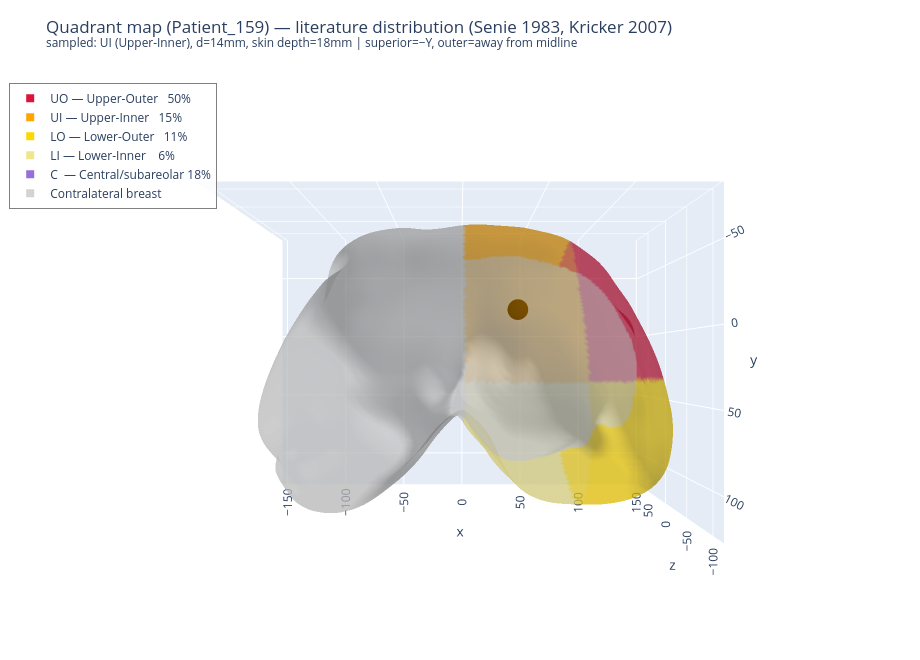

Notebook cell for this chart:
### Markdown cell above
## 5 · Tumour-location prior — quadrant distribution & synthetic placement

Breast cancer concentrates heavily in the **upper-outer quadrant**, but NOT exclusively — using it as the only synthetic location over-represents one region and biases the inverse test.

**Literature quadrant probabilities** (Senie et al. *Am J Epidemiol* 1983; Kricker et al. *Breast Cancer Res Treat* 2007; Chung et al. *Anticancer Res* 2005):

| Quadrant | Abbrev | Probability |
|---|---|---|
| Upper-outer | UO | 50 % |
| Central / subareolar | C | 18 % |
| Upper-inner | UI | 15 % |
| Lower-outer | LO | 11 % |
| Lower-inner | LI | 6 % |

**Depth from skin surface** (Gautherie & Gros *Radiology* 1980; Ng & Sudharsan *Proc IMechE H* 2001; Kandlikar 2020): thermographically detectable tumours lie **5–25 mm** below the skin. Deeper tumours produce a surface signal below the noise floor of IR (~0.1 °C).

**Axis orientation** — Y points inferiorly (grid_sample y=−1 → top row of thermogram = superior). So *upper = smaller Y*, *outer = away from the lateral midline* (flips per breast). Depth **Z** runs anterior (low) → posterior (high); chest wall is at high Z.

### Code cell
# ── Literature quadrant distribution ──────────────────────────────────────────
# Senie et al. Am J Epidemiol 1983; Kricker et al. Breast Cancer Res Treat 2007
QUAD_DIST  = {'UO': 0.50, 'C': 0.18, 'UI': 0.15, 'LO': 0.11, 'LI': 0.06}
QUAD_NAMES = {'UO': 'Upper-Outer', 'UI': 'Upper-Inner',
              'LO': 'Lower-Outer', 'LI': 'Lower-Inner', 'C': 'Central/subareolar'}

# ── Quadrant classifier (per-breast, Z-slab skin mask) ────────────────────────
def quadrants(geo):
    sp  = geo['surface_pts']
    _z  = sp[:, 2]; _z0, _z1 = float(_z.min()), float(_z.max())
    skin = _z < (_z0 + (1.0 - R.CHEST_WALL_FRAC) * (_z1 - _z0))

    Tm    = geo['T_measured']
    x_mid = float(sp[:, 0].mean())          # lateral midline between both breasts
    hot   = int(np.argmax(np.where(skin, Tm, -1e9)))
    side_pos = bool(sp[hot, 0] > x_mid)

    side   = (sp[:, 0] > x_mid) if side_pos else (sp[:, 0] < x_mid)
    breast = skin & side
    c      = sp[breast].mean(0)             # affected-breast centroid

    outer = (sp[:, 0] > c[0]) if side_pos else (sp[:, 0] < c[0])
    upper = sp[:, 1] < c[1]                 # superior = SMALLER Y

    # central = within 25 mm of the breast centroid (subareolar approximation)
    dist_c = np.linalg.norm(sp - c, axis=1)
    central = breast & (dist_c < 25.0)

    code = np.full(len(sp), 'other', dtype=object)
    code[breast &  upper &  outer & ~central] = 'UO'
    code[breast &  upper & ~outer & ~central] = 'UI'
    code[breast & ~upper &  outer & ~central] = 'LO'
    code[breast & ~upper & ~outer & ~central] = 'LI'
    code[central]                             = 'C'
    return code, c, x_mid, side_pos

qcode, c_aff, x_mid, side_pos = quadrants(geo)
print(f'Affected breast : {"+" if side_pos else "-"}X of midline  '
      f'(contralateral shown grey)')
for lbl in ['UO','UI','LO','LI','C']:
    print(f'  {lbl:2s} ({QUAD_NAMES[lbl]:20s}): {int((qcode==lbl).sum()):5d} verts  '
          f'[literature: {QUAD_DIST[lbl]*100:.0f}%]')

# ── Literature-based synthetic tumour placement ────────────────────────────────
def plant_synthetic_tumor(geo, qcode, c_aff, rng=None):
    """
    Sample a quadrant from the literature distribution, then place the tumour
    by pushing inward from the quadrant's surface centroid along the mean inward
    normal.  Depth and diameter are drawn from physiological ranges.

    Depth from skin: 5-25 mm  (Gautherie & Gros Radiology 1980;
                                Ng & Sudharsan Proc IMechE H 2001;
                                Kandlikar 2020 — detectable by IR up to ~25 mm)
    Diameter:        10-20 mm (TNM T1 stage, consistent with Kandlikar 2020
                                validation cases where d was recovered within 2 mm)
    """
    if rng is None:
        rng = np.random.default_rng()
    sp  = geo['surface_pts']
    nrm = geo['vertex_normals']

    labels = list(QUAD_DIST.keys())
    probs  = [QUAD_DIST[l] for l in labels]
    chosen = rng.choice(labels, p=probs)

    mask = (qcode == chosen)
    if mask.sum() < 10:                    # fallback if quadrant has too few verts
        chosen = 'UO'; mask = (qcode == 'UO')

    patch_pts = sp[mask];  patch_nrm = nrm[mask]
    c_surf    = patch_pts.mean(0)
    inward    = -patch_nrm.mean(0)
    inward   /= np.linalg.norm(inward) + 1e-9

    d_mm      = float(rng.uniform(10.0, 20.0))       # diameter 10-20 mm (T1)
    skin_clr  = float(rng.uniform(5.0,  20.0))       # clearance from skin surface
    depth     = d_mm / 2.0 + skin_clr                # total push from surface centroid
    pt        = c_surf + depth * inward

    return (dict(x_t_mm=float(pt[0]), y_t_mm=float(pt[1]),
                 z_t_mm=float(pt[2]), d_mm=d_mm),
            chosen, skin_clr)

rng   = np.random.default_rng(42)   # fixed seed for reproducibility; change to test others
plant, chosen_quad, skin_clr = plant_synthetic_tumor(geo, qcode, c_aff, rng)
print(f'\nSynthetic tumour drawn from literature distribution:')
print(f'  Quadrant   : {chosen_quad} — {QUAD_NAMES[chosen_quad]}  '
      f'(p={QUAD_DIST[chosen_quad]*100:.0f}%)')
print(f'  Diameter   : {plant["d_mm"]:.1f} mm  (T1 stage, 10-20 mm range)')
print(f'  Skin depth : {skin_clr:.1f} mm  (thermographically detectable: 5-25 mm)')
print(f'  Position   : x={plant["x_t_mm"]:.1f}  y={plant["y_t_mm"]:.1f}  '
      f'z={plant["z_t_mm"]:.1f} mm')

# ── Visualisation ─────────────────────────────────────────────────────────────
palette = {'UO':'crimson','UI':'orange','LO':'gold','LI':'khaki',
           'C':'mediumpurple','other':'lightgray'}
vcol = np.array([palette[q] for q in qcode], dtype=object)

fig = go.Figure(go.Mesh3d(
    x=sp[:,0], y=sp[:,1], z=sp[:,2], i=faces[:,0], j=faces[:,1], k=faces[:,2],
    vertexcolor=vcol, flatshading=False, opacity=0.5,
    lighting=dict(ambient=0.6, diffuse=0.8), showscale=False, name=''))

for color, label in [('crimson',      'UO — Upper-Outer   50%'),
                     ('orange',       'UI — Upper-Inner   15%'),
                     ('gold',         'LO — Lower-Outer   11%'),
                     ('khaki',        'LI — Lower-Inner    6%'),
                     ('mediumpurple', 'C  — Central/subareolar 18%'),
                     ('lightgray',    'Contralateral breast')]:
    fig.add_trace(go.Scatter3d(x=[None], y=[None], z=[None], mode='markers',
                               marker=dict(size=8, color=color, symbol='square'),
                               name=label))

plant_pt = [plant['x_t_mm'], plant['y_t_mm'], plant['z_t_mm']]
fig.add_trace(sphere_mesh(plant_pt, plant['d_mm']/2.0, 'black',
                          name=f'synthetic tumour ({chosen_quad}, d={plant["d_mm"]:.0f}mm)'))
fig.update_layout(
    title=(f'Quadrant map ({pid}) — literature distribution (Senie 1983, Kricker 2007)<br>'
           f'<sup>sampled: {chosen_quad} ({QUAD_NAMES[chosen_quad]}), '
           f'd={plant["d_mm"]:.0f}mm, skin depth={skin_clr:.0f}mm | '
           f'superior=−Y, outer=away from midline</sup>'),
    scene=dict(aspectmode='data', camera=ANT_CAM),
    legend=dict(x=0.01, y=0.97, bgcolor='rgba(255,255,255,0.85)',
                bordercolor='gray', borderwidth=1),
    height=660, width=920, margin=dict(l=0, r=0, t=65, b=0))
fig.write_html(str(R.RESULTS_DIR / f'{pid}_quadrant_map.html'))
fig.show()

### Figure 1 — Plotly figure (JSON) as saved in the notebook; plotly's stock layout.template omitted (floating-point values rounded to 4 significant figures; data arrays with more than 128 entries replaced by an {"elided": "..."} marker saying what was removed)
{"data": [{"flatshading": false, "i": {"elided": "76820 int values"}, "j": {"elided": "76820 int values"}, "k": {"elided": "76820 int values"}, "lighting": {"ambient": 0.6, "diffuse": 0.8}, "name": "", "opacity": 0.5, "showscale": false, "type": "mesh3d", "vertexcolor": {"elided": "38412 str values"}, "x": {"elided": "38412 float values"}, "y": {"elided": "38412 float values"}, "z": {"elided": "38412 float values"}}, {"marker": {"color": "crimson", "size": 8, "symbol": "square"}, "mode": "markers", "name": "UO — Upper-Outer   50%", "type": "scatter3d", "x": [null], "y": [null], "z": [null]}, {"marker": {"color": "orange", "size": 8, "symbol": "square"}, "mode": "markers", "name": "UI — Upper-Inner   15%", "type": "scatter3d", "x": [null], "y": [null], "z": [null]}, {"marker": {"color": "gold", "size": 8, "symbol": "square"}, "mode": "markers", "name": "LO — Lower-Outer   11%", "type": "scatter3d", "x": [null], "y": [null], "z": [null]}, {"marker": {"color": "khaki", "size": 8, "symbol": "square"}, "mode": "markers", "name": "LI — Lower-Inner    6%", "type": "scatter3d", "x": [null], "y": [null], "z": [null]}, {"marker": {"color": "mediumpurple", "size": 8, "symbol": "square"}, "mode": "markers", "name": "C  — Central/subareolar 18%", "type": "scatter3d", "x": [null], "y": [null], "z": [null]}, {"marker": {"color": "lightgray", "size": 8, "symbol": "square"}, "mode": "markers", "name": "Contralateral breast", "type": "scatter3d", "x": [null], "y": [null], "z": [null]}, {"alphahull": 0, "color": "black", "flatshading": true, "name": "synthetic tumour (UI, d=14mm)", "opacity": 1, "showscale": false, "type": "mesh3d", "x": {"elided": "484 float values"}, "y": {"elided": "484 float values"}, "z": {"elided": "484 float values"}}], "layout": {"height": 660, "legend": {"bgcolor": "rgba(255,255,255,0.85)", "bordercolor": "gray", "borderwidth": 1, "x": 0.01, "y": 0.97}, "margin": {"b": 0, "l": 0, "r": 0, "t": 65}, "scene": {"aspectmode": "data", "camera": {"eye": {"x": 0, "y": 0, "z": -2.2}, "up": {"x": 0, "y": -1, "z": 0}}}, "title": {"text": "Quadrant map (Patient_159) — literature distribution (Senie 1983, Kricker 2007)<br><sup>sampled: UI (Upper-Inner), d=14mm, skin depth=18mm | superior=−Y, outer=away from midline</sup>"}, "width": 920}}
